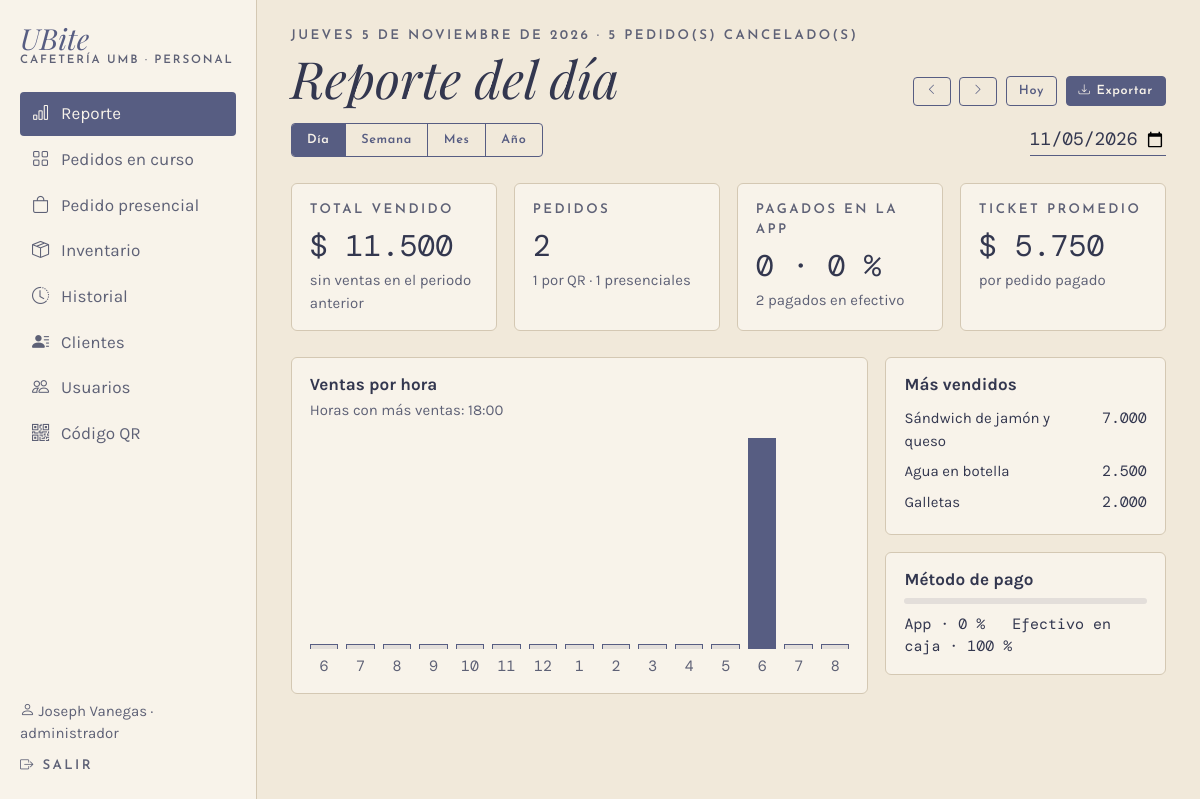
Page /admin/reporte?fecha=2026-11-05&periodo=dia (signed in) on the committed database.
### app/models.py (models this page shows, shortened)
class Usuario(UserMixin, db.Model):
    __tablename__ = "usuario"
    __table_args__ = (
        db.CheckConstraint("rol IN ('cajero', 'administrador')", name="ck_usuario_rol"),
    )
    id_usuario = db.Column(db.Integer, primary_key=True, autoincrement=True)
    nombre = db.Column(db.Text, nullable=False)
    rol = db.Column(db.Text, nullable=False)
    username = db.Column(db.Text, nullable=False, unique=True)
    password_hash = db.Column(db.Text, nullable=False)
    activo = db.Column(db.Boolean, nullable=False, default=True)
    @property
    def is_active(self):
        return bool(self.activo)

class Producto(db.Model):
    __tablename__ = "producto"
    __table_args__ = (
        db.CheckConstraint("precio > 0", name="ck_producto_precio"),
        db.CheckConstraint("stock_actual >= 0", name="ck_producto_stock"),
        db.CheckConstraint("stock_minimo >= 0", name="ck_producto_minimo"),
    )
    id_producto = db.Column(db.Integer, primary_key=True, autoincrement=True)
    nombre = db.Column(db.Text, nullable=False)
    descripcion = db.Column(db.Text)
    precio = db.Column(db.Float, nullable=False)
    stock_actual = db.Column(db.Integer, nullable=False, default=0)
    stock_minimo = db.Column(db.Integer, nullable=False, default=0)
    activo = db.Column(db.Boolean, nullable=False, default=True)
    id_categoria = db.Column(db.Integer, db.ForeignKey("categoria.id_categoria"), nullable=False)
    categoria = db.relationship("Categoria", back_populates="productos")

### app/routes/admin.py (the view)
@bp.route("/reporte")
@rol_requerido("administrador")
def reporte():
    fecha, periodo = _filtro_reporte()
    r = gestion.reporte(fecha, periodo)
    hoy = gestion.hoy()
    siguiente = r["hasta"] + timedelta(days=1)
    return render_template("admin/reporte.html", r=r, fecha=fecha, periodo=periodo, hoy=hoy,
                           anterior=r["desde"] - timedelta(days=1),
                           siguiente=siguiente if siguiente <= hoy else None)

### app/__init__.py (called while the page is built)
def pesos(valor):
    return f"{valor:,.0f}".replace(",", ".")

@login_manager.user_loader
def cargar_usuario(id_usuario):
    from .models import Usuario
    u = db.session.get(Usuario, int(id_usuario))
    return u if u is not None and u.activo else None

### app/database.py (called while the page is built)
@event.listens_for(Engine, "begin")
def _iniciar(conexion):
    conexion.exec_driver_sql("BEGIN IMMEDIATE" if _escritura.get() else "BEGIN")

### app/gestion.py (called while the page is built)
def rango(fecha, periodo):
    if periodo == "semana":
        desde = fecha - timedelta(days=fecha.weekday())
        return desde, desde + timedelta(days=6)
    if periodo == "mes":
        desde = fecha.replace(day=1)
        siguiente = (desde + timedelta(days=32)).replace(day=1)
        return desde, siguiente - timedelta(days=1)
    if periodo == "anio":
        return fecha.replace(month=1, day=1), fecha.replace(month=12, day=31)
    return fecha, fecha

def _pedidos_entre(desde, hasta):
    return Pedido.query.filter(func.date(Pedido.fecha_hora) >= desde.isoformat(),
                               func.date(Pedido.fecha_hora) <= hasta.isoformat()).all()

def _pago(pedido):
    return next((p for p in pedido.pagos if p.estado == "aprobado"), None)

def _total(pedidos):
    return sum(_pago(p).monto for p in pedidos if p.estado != "cancelado" and _pago(p))

def hoy():
    return ahora().date()

### app/models.py (called while the page is built)
def ahora():
    return datetime.now().replace(microsecond=0)

### app/routes/__init__.py (called while the page is built)
def rol_requerido(*roles):
    def decorador(vista):
        @wraps(vista)
        @login_required
        def envoltura(*args, **kwargs):
            if current_user.rol not in roles:
                abort(403)
            return vista(*args, **kwargs)
        return envoltura
    return decorador

def datos_menu():
    if not current_user.is_authenticated:
        return {}
    from flask import request
    admin = current_user.rol == "administrador"
    seccion = request.endpoint
    if seccion and seccion.startswith("inventario."):
        seccion = "inventario.lista"
    elif seccion in ("admin.usuario", "admin.nuevo_usuario", "admin.editar_usuario", "admin.eliminar_usuario"):
        seccion = "admin.usuarios"
    return {"es_admin": admin, "seccion": seccion,
            "menu_personal": MENU_ADMIN if admin else MENU_CAJERO,
            "menu_inferior": INFERIOR_ADMIN if admin else INFERIOR_CAJERO}

### app/routes/cliente.py (called while the page is built)
@bp.app_context_processor
def datos_carrito():
    carrito = session.get("carrito", {})
    return {"unidades_carrito": sum(carrito.values())}

### app/templates/admin/reporte.html (shortened to what this page needs)
{% extends "caja/_base.html" %}
{% set nombres = {"dia": "del día", "semana": "de la semana", "mes": "del mes", "anio": "del año"} %}
{% set pestanas = [("dia", "Día"), ("semana", "Semana"), ("mes", "Mes"), ("anio", "Año")] %}
{% set anteriores = {"dia": "al día anterior", "semana": "a la semana anterior", "mes": "al mes anterior", "anio": "al año anterior"} %}
{% set meses = ["enero","febrero","marzo","abril","mayo","junio","julio","agosto","septiembre","octubre","noviembre","diciembre"] %}
{% set dias = ["lunes","martes","miércoles","jueves","viernes","sábado","domingo"] %}
{% macro fecha_larga(d) %}{{ d.day }} de {{ meses[d.month - 1] }}{% endmacro %}
{% block panel %}
<div class="d-flex flex-wrap justify-content-between align-items-end gap-3 mb-3">
  <div>
    <p class="etiqueta mb-1">
      {% if periodo == "dia" %}{{ dias[r.desde.weekday()] }} {{ fecha_larga(r.desde) }} de {{ r.desde.year }}
      {% elif periodo == "semana" %}del {{ fecha_larga(r.desde) }} al {{ fecha_larga(r.hasta) }} de {{ r.hasta.year }}
      {% elif periodo == "mes" %}{{ meses[r.desde.month - 1] }} de {{ r.desde.year }}
      {% else %}año {{ r.desde.year }}{% endif %}
      · {% if r.cancelados %}{{ r.cancelados }} pedido(s) cancelado(s){% else %}sin pedidos cancelados{% endif %}
    </p>
    <h1 class="titulo display-5 mb-0">Reporte {{ nombres[periodo] }}</h1>
  </div>
  <div class="d-flex flex-wrap gap-2 align-items-center acciones-modulo">
    <a class="btn btn-contorno" href="{{ url_for('admin.reporte', fecha=anterior.isoformat(), periodo=periodo) }}" aria-label="Periodo anterior"><i class="bi bi-chevron-left"></i></a>
    {% if siguiente %}<a class="btn btn-contorno" href="{{ url_for('admin.reporte', fecha=siguiente.isoformat(), periodo=periodo) }}" aria-label="Periodo siguiente"><i class="bi bi-chevron-right"></i></a>{% endif %}
    {% if fecha != hoy %}<a class="btn btn-contorno" href="{{ url_for('admin.reporte', periodo=periodo) }}">Hoy</a>{% endif %}
    <a class="btn btn-ubite" href="{{ url_for('admin.exportar', fecha=fecha.isoformat(), periodo=periodo) }}"><i class="bi bi-download"></i> Exportar</a>
  </div>
</div>
<form method="get" class="filtro-reporte mb-4" role="search">
  <nav class="periodos" aria-label="Periodo del reporte">
    {% for valor, texto in pestanas %}
    <a href="{{ url_for('admin.reporte', fecha=fecha.isoformat(), periodo=valor) }}" class="{{ 'activo' if periodo == valor }}">{{ texto }}</a>
    {% endfor %}
  </nav>
  <label class="d-flex align-items-center gap-2 mb-0">
    <input class="form-control linea-campo mono fecha-reporte" type="date" name="fecha" value="{{ fecha.isoformat() }}"
           max="{{ hoy.isoformat() }}" onchange="this.form.submit()" required>
  </label>
</form>
<div class="row g-3 mb-4">
  <div class="col-6 col-xl-3"><div class="tarjeta h-100">
    <p class="etiqueta mb-1">Total vendido</p><div class="mono fs-3">$ {{ r.total|pesos }}</div>
    <p class="small suave mb-0">{% if r.variacion is not none %}{{ "%+d"|format(r.variacion) }} % frente {{ anteriores[periodo] }}{% else %}sin ventas en el periodo anterior{% endif %}</p>
  </div></div>
  <div class="col-6 col-xl-3"><div class="tarjeta h-100">
    <p class="etiqueta mb-1">Pedidos</p><div class="mono fs-3">{{ r.pedidos }}</div>
    <p class="small suave mb-0">{{ r.qr }} por QR · {{ r.presenciales }} presenciales</p>
  </div></div>
  <div class="col-6 col-xl-3"><div class="tarjeta h-100">
    <p class="etiqueta mb-1">Pagados en la app</p><div class="mono fs-3">{{ r.en_app }} · {{ r.pct_app }} %</div>
    <p class="small suave mb-0">{{ r.en_efectivo }} pagados en efectivo</p>
  </div></div>
  <div class="col-6 col-xl-3"><div class="tarjeta h-100">
    <p class="etiqueta mb-1">Ticket promedio</p><div class="mono fs-3">$ {{ r.ticket|pesos }}</div>
    <p class="small suave mb-0">por pedido pagado</p>
  </div></div>
</div>
<div class="row g-3">
  <div class="col-lg-8">
    <div class="tarjeta h-100">
      {% set unidad = {"dia": "hora", "semana": "día", "mes": "día", "anio": "mes"}[periodo] %}
      <h2 class="fs-6 fw-bold mb-1">Ventas por {{ unidad }}</h2>
      {% if r.barras %}
      <p class="small suave">{{ {"hora": "Horas", "día": "Días", "mes": "Meses"}[unidad] }} con más ventas:
        {% for b in r.barras|selectattr("pico") %}{{ b.titulo }}{{ " y " if not loop.last }}{% endfor %}</p>
      <div class="grafica-horas {{ 'muchas' if r.barras|length > 20 }}">
        {% for b in r.barras %}
        <div class="barra-hora" title="{{ b.titulo }} · $ {{ b.valor|pesos }}">
          <span class="valor {{ 'pico' if b.pico }}" style="height: {{ [b.alto, 2]|max }}%"></span>
          <span class="mono small suave">{{ b.texto }}</span>
        </div>
        {% endfor %}
      </div>
      {% else %}
      <p class="suave mb-0">No hay ventas pagadas en este periodo.</p>
      {% endif %}
    </div>
  </div>
  <div class="col-lg-4 d-flex flex-column gap-3">
    <div class="tarjeta">
      <h2 class="fs-6 fw-bold">Más vendidos</h2>
      {% for nombre, valor in r.mas_vendidos %}
      <div class="nombre-prod d-flex align-items-baseline gap-2 small py-1"><span>{{ nombre }}</span><span class="mono">{{ valor|pesos }}</span></div>
      {% else %}<p class="small suave mb-0">Sin ventas.</p>{% endfor %}
    </div>
    <div class="tarjeta">
      <h2 class="fs-6 fw-bold">Método de pago</h2>
      <div class="medidor mb-2"><span style="width: {{ r.pct_app }}%"></span></div>
      <p class="mono small mb-0">App · {{ r.pct_app }} % &nbsp; Efectivo en caja · {{ 100 - r.pct_app if r.pagados else 0 }} %</p>
    </div>
  </div>
</div>
{% endblock %}

### app/templates/caja/_base.html (shortened to what this page needs)
{% extends "base.html" %}
{% block clase_main %}{{ 'con-lateral' if es_admin }} container-xl py-4 con-barra-inferior{% endblock %}
{% block encabezado %}
{% if es_admin %}
<aside class="lateral d-none d-lg-flex">
  <a class="marca mb-4" href="{{ url_for('admin.reporte') }}"><span class="nombre">UBite</span><span class="sub">Cafetería UMB · Personal</span></a>
  <nav>
    {% for ruta, texto, icono in menu_personal %}
    <a href="{{ url_for(ruta) }}" class="{{ 'activo' if seccion == ruta }}"><i class="bi {{ icono }}"></i>{{ texto }}</a>
    {% endfor %}
  </nav>
  <div class="mt-auto pt-4 small">
    <div class="suave mb-2"><i class="bi bi-person"></i> {{ current_user.nombre }} · {{ current_user.rol }}</div>
    <a href="{{ url_for('auth.salir') }}" class="etiqueta text-decoration-none"><i class="bi bi-box-arrow-right"></i> Salir</a>
  </div>
</aside>
{% endif %}
{% endblock %}
{% block contenido %}
{% block panel %}{% endblock %}
{% endblock %}

### app/static/css/ubite.css (style rules this page uses)
:root { --papel: #F1E9DA; --papel-claro: #F8F3EA; --lavado: #E3DEDA; --linea: #D4C8B3; --tinta: #575D82; --tinta-oscura: #33374F; --tinta-suave: #5E6176; --alerta: #8A3B2E; --f-titulo: "Playfair Display", Georgia, serif; --f-etiqueta: "Josefin Sans", Arial, sans-serif; --f-texto: "Karla", Arial, sans-serif; --f-mono: "DM Mono", "Courier New", monospace; --bs-body-bg: var(--papel); --bs-body-color: var(--tinta-oscura); --bs-body-font-family: var(--f-texto); --bs-border-color: var(--linea); --bs-link-color-rgb: 51, 55, 79; --bs-link-hover-color-rgb: 87, 93, 130; }
html { background: var(--papel); font-size: clamp(16px, 0.55vw + 10.5px, 20px); }
body { min-height: 100vh; background: var(--papel); color: var(--tinta-oscura); font-family: var(--f-texto); }
.titulo { font-family: var(--f-titulo); font-style: italic; font-weight: 400; color: var(--tinta-oscura); line-height: 1.1; }
.etiqueta { font-family: var(--f-etiqueta); font-weight: 600; font-size: .78rem; letter-spacing: .18em; text-transform: uppercase; color: var(--tinta-suave); }
.mono { font-family: var(--f-mono); }
.suave { color: var(--tinta-suave); }
.marca { text-decoration: none; display: inline-block; line-height: 1; }
.marca .nombre { font-family: var(--f-titulo); font-style: italic; font-size: 1.7rem; color: var(--tinta); }
.marca .sub { display: block; margin-top: 2px; font-family: var(--f-etiqueta); font-weight: 600; font-size: .68rem; letter-spacing: .16em; text-transform: uppercase; color: var(--tinta-suave); }
.btn { font-family: var(--f-etiqueta); font-weight: 600; letter-spacing: .1em; border-radius: 4px; padding: .7rem 1.1rem; }
.btn-ubite { background: var(--tinta); border: 1px solid var(--tinta); color: var(--papel-claro); }
.btn-contorno { background: transparent; border: 1px solid var(--tinta); color: var(--tinta); }
.acciones-modulo .btn, .btn-chico { display: inline-flex; align-items: center; gap: .35rem; font-size: .74rem; letter-spacing: .05em; line-height: 1.2; padding: .38rem .7rem; }
.acciones-modulo .btn i, .btn-chico i { font-size: .9em; }
.form-control.linea-campo { background: transparent; border: 0; border-bottom: 1px solid var(--tinta); border-radius: 0; padding-left: 0; font-size: 1.05rem; color: var(--tinta-oscura); }
.form-control::placeholder { color: var(--tinta-suave); opacity: .8; }
.tarjeta { display: block; background: var(--papel-claro); border: 1px solid var(--linea); border-radius: 6px; padding: 16px 18px; }
.lateral { position: fixed; top: 0; bottom: 0; left: 0; width: 15rem; z-index: 30; flex-direction: column; padding: 24px 20px; background: var(--papel-claro); border-right: 1px solid var(--linea); overflow-y: auto; }
.lateral nav, .lateral-links { display: flex; flex-direction: column; gap: 2px; }
.lateral nav a, .lateral-links a { display: flex; align-items: center; gap: 12px; padding: 9px 12px; border-radius: 4px; color: var(--tinta-suave); text-decoration: none; }
.lateral nav a.activo, .lateral-links a.activo { background: var(--tinta); color: var(--papel-claro); }
.grafica-horas { display: flex; align-items: flex-end; gap: 8px; height: 14rem; }
.barra-hora { flex: 1; height: 100%; display: flex; flex-direction: column; justify-content: flex-end; align-items: center; gap: 6px; }
.barra-hora .valor { width: 100%; background: var(--lavado); border: 1px solid var(--tinta); border-bottom: 0; }
.barra-hora .valor.pico { background: var(--tinta); }
.filtro-reporte { display: flex; flex-wrap: wrap; align-items: center; justify-content: space-between; gap: 12px; }
.periodos { display: inline-flex; border: 1px solid var(--tinta); border-radius: 4px; overflow: hidden; }
.periodos a { font-family: var(--f-etiqueta); font-weight: 600; font-size: .74rem; letter-spacing: .05em; padding: .38rem .9rem; color: var(--tinta); text-decoration: none; }
.periodos a + a { border-left: 1px solid var(--tinta); }
.periodos a.activo { background: var(--tinta); color: var(--papel-claro); }
.fecha-reporte { width: auto; padding: 2px 0; }
.medidor { height: 6px; background: var(--lavado); border-radius: 3px; overflow: hidden; min-width: 4rem; }

### rows in the picture
Usuario: nombre "Joseph Vanegas", rol "administrador"
Producto: nombre "Sándwich de jamón y queso", valor "7.000"
Producto: nombre "Agua en botella", valor "2.500"
Producto: nombre "Galletas", valor "2.000"

### other values in the picture
{{ texto }} "Reporte" "Pedidos en curso" "Pedido presencial" "Inventario" "Historial" "Clientes" "Usuarios" "Código QR"
{{ dias[r.desde.weekday()] }} "JUEVES"
{{ d.day }} "5"
{{ meses[d.month - 1] }} "NOVIEMBRE"
{{ r.desde.year }} "2026"
{{ r.cancelados }} "5"
{{ nombres[periodo] }} "del día"
{{ texto }} "Día" "Semana" "Mes" "Año"
{{ r.total|pesos }} "11.500"
{{ r.pedidos }} "2"
{{ r.qr }} "1"
{{ r.presenciales }} "1"
{{ r.en_app }} "0"
{{ r.pct_app }} "0"
{{ r.en_efectivo }} "2"
